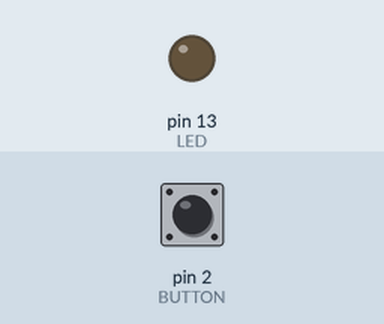
Recording of a sketch running on a simulated Arduino Uno, built with avr-gcc and run on an emulated ATmega328P. On the bench: output pins drawn as LEDs (lit = HIGH). The test bench sets the inputs (shaded band); at power-on: pin 2 (BUTTON) LOW. What the sketch prints to the serial monitor is not drawn.

Above: at 1.2 s.
1.3 s: pin 2 (BUTTON) pulled HIGH for 0.15 s
At 2.3 s:
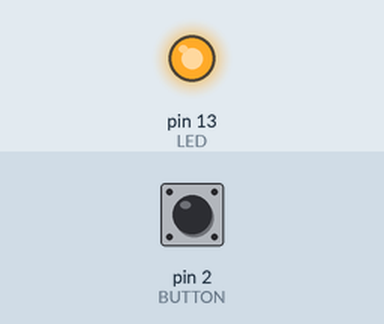
2.9 s: pin 2 (BUTTON) pulled HIGH for 1 s
At 3.5 s:
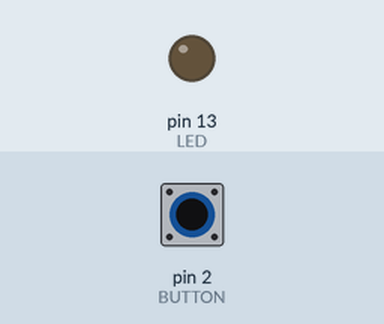
5.4 s: pin 2 (BUTTON) pulled HIGH for 3.2 s
At 6.6 s:
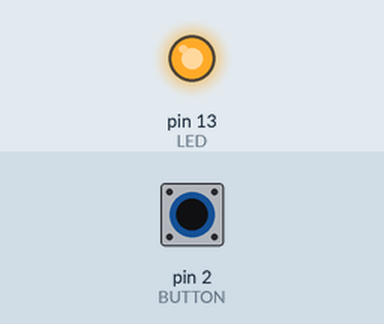
Timing chart, 0 to 8.4 s (numbered marks = the images above; inputs shaded):
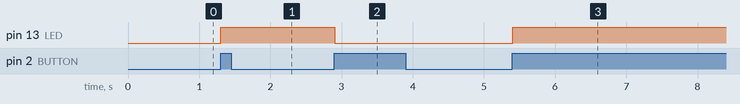

The sketch:

button_led.ino
```cpp
#define LED 13
#define BUTTON 2

int released = 1;
int power = 0;

void setup() {
  // put your setup code here, to run once:
  pinMode(LED, OUTPUT);
  pinMode(BUTTON, INPUT);
  Serial.begin(9600);
}

void loop() {
  if(released && digitalRead(2) == HIGH){
    Serial.println(digitalRead(BUTTON));
    released = 0;
    if(power){
      digitalWrite(LED, LOW);
      power = 0;
    }else{
      digitalWrite(LED, HIGH);
      power = 1;
    }
  }else if(digitalRead(BUTTON) == LOW){
    released = 1;
  }
  Serial.println(digitalRead(BUTTON));
}
```

Measured:
- after the input at 1.3 s, pin 13 (LED): LOW → HIGH at once
- after the input at 2.9 s, pin 13 (LED): HIGH → LOW at once
- after the input at 5.4 s, pin 13 (LED): LOW → HIGH at once
